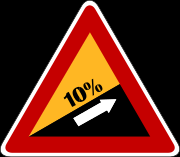
#> input picture YOLO/Data-Augmentation_for_Yolo/2.png, 180 x 157 px
$ python background_remove.py
#> lines starting #> are read from the running program, lines starting #| are printed output that depends on the picture; after the words box and inside, x2 and y2 are one past the last pixel; in counts of white or black regions, pixels touching at a corner belong together
# Prevent white road sign from being erased
import cv2
import numpy as np

# img = cv2.cvtColor(cv2.imread('./2.png'),
#                    cv2.COLOR_BGR2RGB) ## openCV works with the BGR order
img = cv2.imread('./2.png')
#> img is the input picture: shape (157, 180, 3); mean B, G, R 25.8, 40.8, 98
lower_white = np.array([220, 220, 220], dtype=np.uint8)
upper_white = np.array([255, 255, 255], dtype=np.uint8)
mask = cv2.inRange(img, lower_white, upper_white)  # could also use threshold
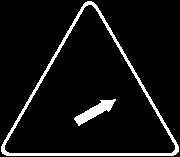
#> mask: shape (157, 180); 7.3% white; 2 white regions, box (x1, y1, x2, y2) and area: (1, 1, 179, 156) 1640, (74, 99, 116, 126) 409
mask = cv2.morphologyEx(mask, cv2.MORPH_OPEN, cv2.getStructuringElement(cv2.MORPH_ELLIPSE, (15, 15)))  # erase the white arrows in the resulting mask
#> mask: shape (157, 180); every value is 0
mask = cv2.bitwise_not(mask)  # invert mask
#> mask: shape (157, 180); every value is 255

# load background (could be an image too)
bk = np.full(img.shape, 255, dtype=np.uint8)  # white bk

# get masked foreground
fg_masked = cv2.bitwise_and(img, img, mask=mask)

# get masked background, mask must be inverted
mask = cv2.bitwise_not(mask)
bk_masked = cv2.bitwise_and(bk, bk, mask=mask)
#> bk_masked: shape (157, 180, 3); every value is 0
#> bk: shape (157, 180, 3); every value is 255

# combine masked foreground and masked background
final = cv2.bitwise_or(fg_masked, bk_masked)
mask = cv2.bitwise_not(mask)  # revert mask to original
result = cv2.bitwise_and(final, final, mask=mask)

cv2.imshow("white arrow sign", result)
cv2.imwrite("white arrow sign.png", result)
cv2.waitKey(0)
cv2.destroyAllWindows()
